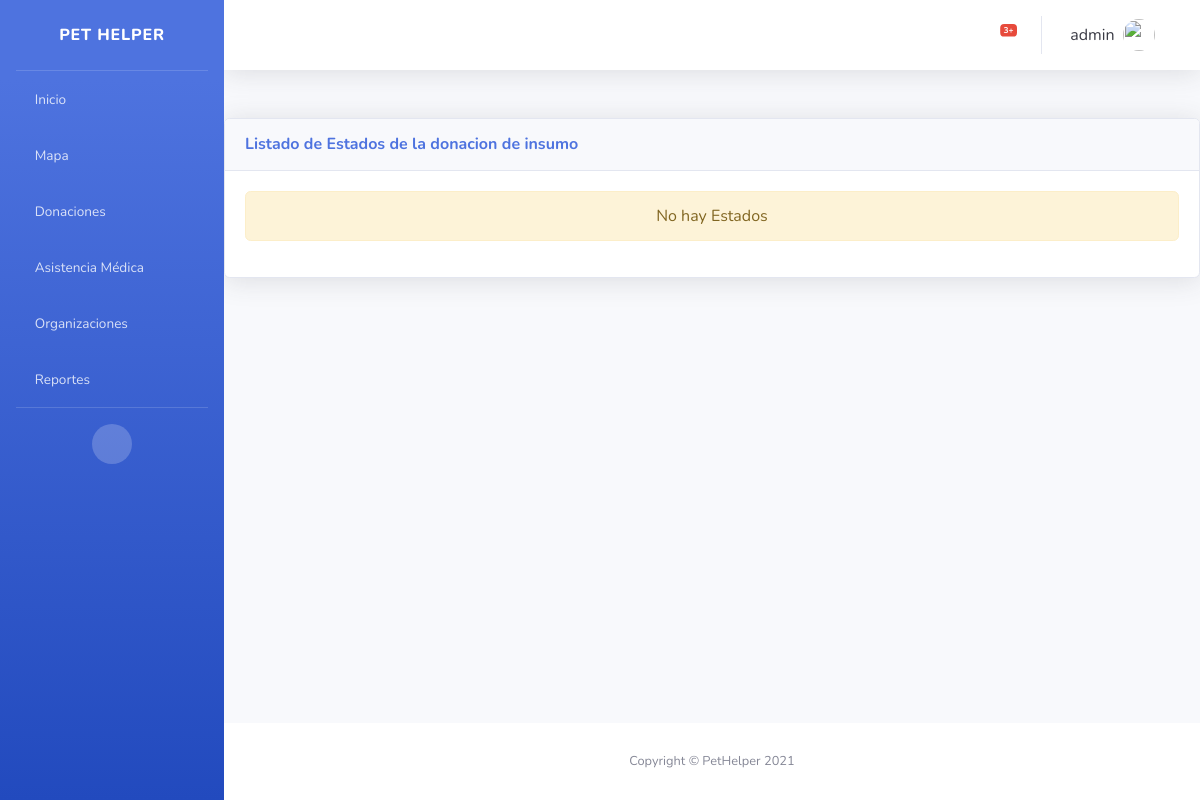
Before: /EstadosDonacionInsumos/ (signed in) with the older database file.
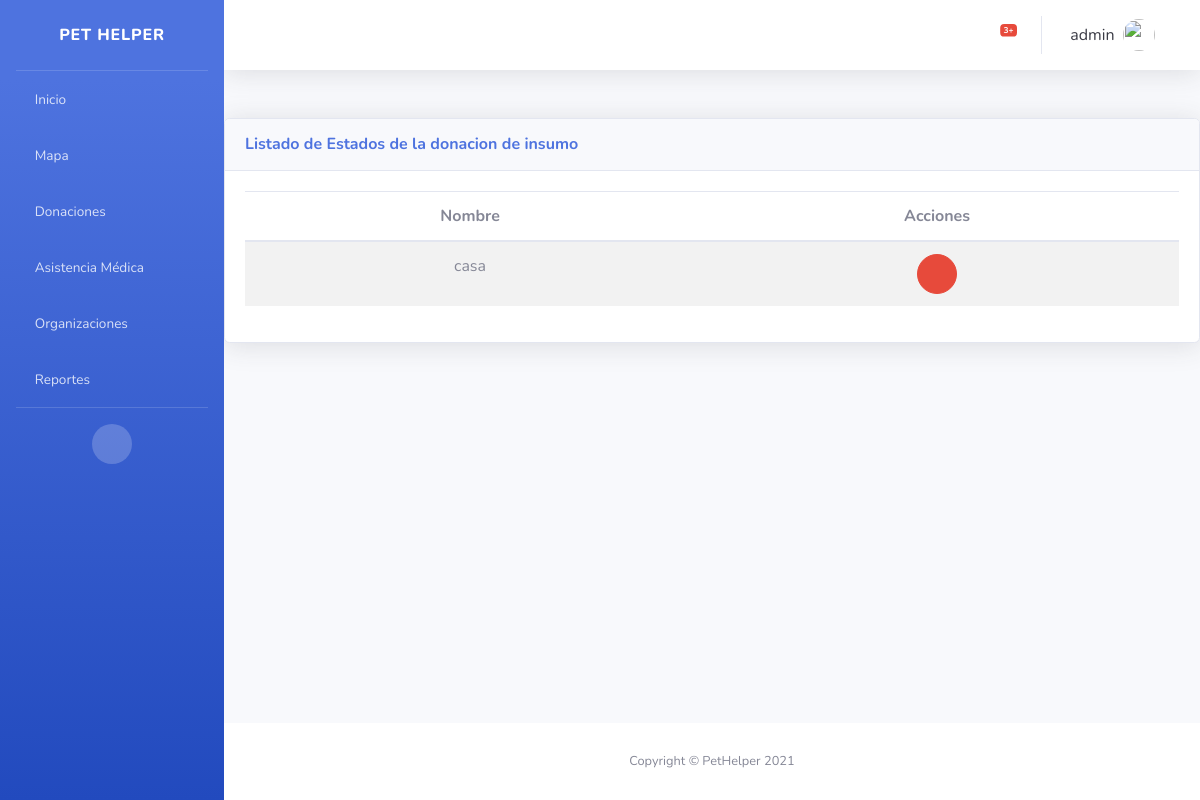
After: the same page with the newer database file.
### donacionV2/models.py (models this page shows, shortened)
class Estado_Donacion_Insumo(ClaseModelo):
    nombre = models.CharField(max_length=100)
    class Meta:
        verbose_name_plural = 'estados_Donaciones_insumos'

### donacionV2/views.py (the view)
# urls.py: path('EstadosDonacionInsumos/', login_required(EstadosInsumosListView.as_view()), name='donacion_estado_insumo_list'),
class EstadosInsumosListView(generic.ListView):
    model = Estado_Donacion_Insumo
    template_name = 'donacionV2/estado_insumo_list.html'
    context_object_name = "obj"
    login_url = 'bases/login.html'

### donacionV2/templates/donacionV2/estado_insumo_list.html (shortened to what this page needs)
{% extends 'base/base.html' %} {% block page_content %}
<div class="card shadow mb-4 my-5 text-center">
    <div class="card-header py-3 d-flex flex-row align-items-center justify-content-between" >
        <h6 class="m-0 font-weight-bold text-primary">Listado de Estados de la donacion de insumo</h6>
        <div class="dropdown no-arrow">
            <a class="dropdown-toggle" href="#" role="button" id="dropdownMenuLink" data-toggle="dropdown" aria-haspopup="true" aria-expanded="false">
                <i class="fas fa-ellipsis-v fa-sm fa-fw text-gray-400"></i>
            </a>
        </div>
    </div>
    <div class="card-body">
        {% if not obj %}
        <div class="alert alert-warning" role="alert">No hay Estados</div>
        {% else %}
        <table class="table table-striped table-hover">
            <thead>
                <th>Nombre</th>
                <th>Acciones</th>
            </thead>
            <tbody>
                {% for item in obj %}
                <tr>
                    <td>{{ item.nombre }}</td>
                    <td>
                        <button onclick="abrir_modal_eliminar('{% url 'donacionV2:donacion_estado_insumo_del' item.id %}')" class="btn btn-danger btn-circle" role="button" data-toggle="modal" data-target="#eliminar"><i class="far fa-trash-alt"></i></button>
                    </td>
                </tr>
                {% endfor %}
            </tbody>
        </table>
        {% endif %}
    </div>
</div>
{% endblock %}

Changed rows visible on the page:
added Estado_Donacion_Insumo: nombre "casa"
Other visible differences:
text no longer shown: "No hay Estados"
text now shown: "Nombre Acciones"
